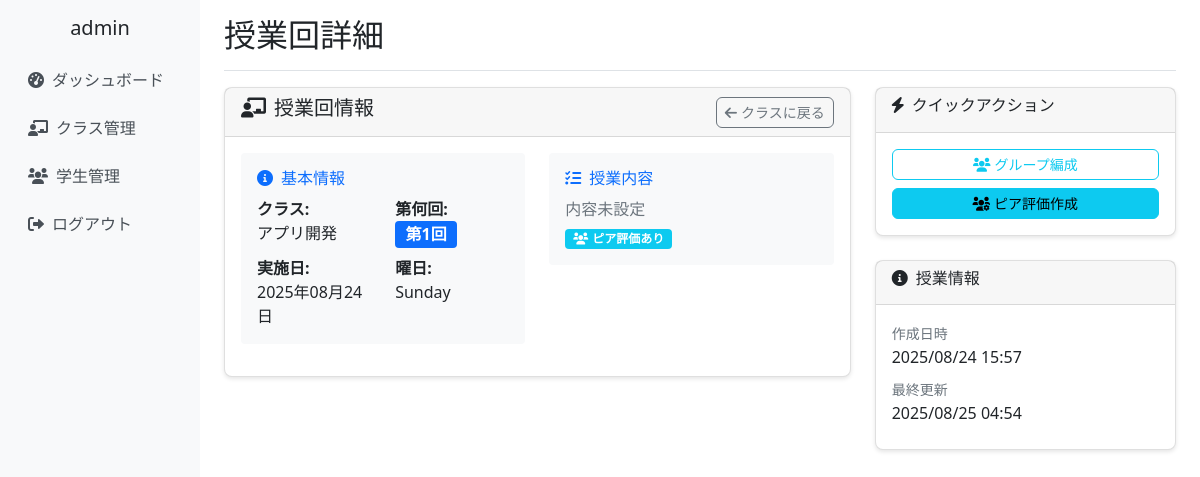
Page /lesson-sessions/1/ (signed in) on the earlier database version.
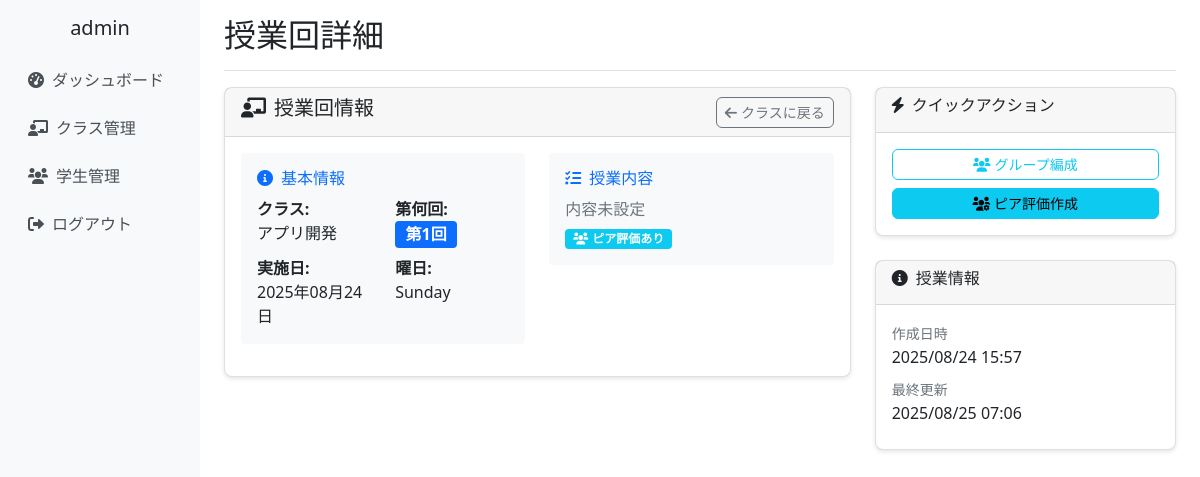
Same page on the later database version.
### school_management/models.py (models this page shows, shortened)
class LessonSession(models.Model):
    classroom = models.ForeignKey(ClassRoom, on_delete=models.CASCADE, verbose_name='クラス')
    session_number = models.IntegerField(verbose_name='回数')
    date = models.DateField(verbose_name='実施日')
    topic = models.CharField(max_length=200, blank=True, verbose_name='テーマ・内容')
    has_quiz = models.BooleanField(default=False, verbose_name='小テストあり')
    has_peer_evaluation = models.BooleanField(default=False, verbose_name='ピア評価あり')
    peer_evaluation_closed = models.BooleanField(default=False, verbose_name='ピア評価締切済み')
    created_at = models.DateTimeField(auto_now_add=True)
    updated_at = models.DateTimeField(auto_now=True)
    class Meta:
        verbose_name = '授業回'
        verbose_name_plural = '授業回'
        unique_together = ['classroom', 'session_number']

class ClassRoom(models.Model):
    SEMESTER_CHOICES = [
        ('first', '前期'),
        ('second', '後期'),
    ]
    class_name = models.CharField(max_length=100, verbose_name='クラス名')
    year = models.IntegerField(verbose_name='年度')
    semester = models.CharField(max_length=10, choices=SEMESTER_CHOICES, verbose_name='学期')
    teachers = models.ManyToManyField(Teacher, verbose_name='担当教員', related_name='classrooms')
    students = models.ManyToManyField(Student, blank=True, verbose_name='学生')
    created_at = models.DateTimeField(auto_now_add=True)
    updated_at = models.DateTimeField(auto_now=True)
    class Meta:
        verbose_name = 'クラス'
        verbose_name_plural = 'クラス'

### school_management/views.py (the view)
# urls.py: path('lesson-sessions/<int:session_id>/', views.lesson_session_detail, name='lesson_session_detail'),
@login_required
def lesson_session_detail(request, session_id):
    lesson_session = get_object_or_404(LessonSession, id=session_id, classroom__teachers=request.user)
    context = {
        'lesson_session': lesson_session,
    }
    return render(request, 'school_management/lesson_session_detail.html', context)

### school_management/templates/school_management/lesson_session_detail.html (shortened to what the changed rows need)
{% extends 'school_management/base.html' %}
{% block page_title %}授業回詳細{% endblock %}
{% block content %}
<div class="row">
    <div class="col-lg-8">
        <div class="card mb-4">
            <div class="card-body">
                <div class="row">
                    <div class="col-md-6">
                        <div class="mb-3 p-3 bg-light rounded">
                            <div class="row">
                                <div class="col-6">
                                    <strong>クラス:</strong><br>
                                    <span>{{ lesson_session.classroom.class_name }}</span>
                                </div>
                                <div class="col-6">
                                    <strong>第何回:</strong><br>
                                    <span class="badge bg-primary fs-6">第{{ lesson_session.session_number }}回</span>
                                </div>
                            </div>
                            <div class="row mt-2">
                                <div class="col-6">
                                    <strong>実施日:</strong><br>
                                    <span>{{ lesson_session.date|date:"Y年m月d日" }}</span>
                                </div>
                                <div class="col-6">
                                    <strong>曜日:</strong><br>
                                    <span>{{ lesson_session.date|date:"l" }}</span>
                                </div>
                            </div>
                        </div>
                    </div>
                </div>
            </div>
        </div>
    </div>
    <div class="col-lg-4">
        <div class="card">
            <div class="card-body">
                <div class="mb-2">
                    <small class="text-muted">作成日時</small><br>
                    <span>{{ lesson_session.created_at|date:"Y/m/d H:i" }}</span>
                </div>
                {% if lesson_session.updated_at != lesson_session.created_at %}
                <div class="mb-2">
                    <small class="text-muted">最終更新</small><br>
                    <span>{{ lesson_session.updated_at|date:"Y/m/d H:i" }}</span>
                </div>
                {% endif %}
            </div>
        </div>
    </div>
</div>
{% endblock %}

Differences in the rows shown:
changed LessonSession "Sunday": updated_at "2025/08/25 04:54" → "2025/08/25 07:06"
